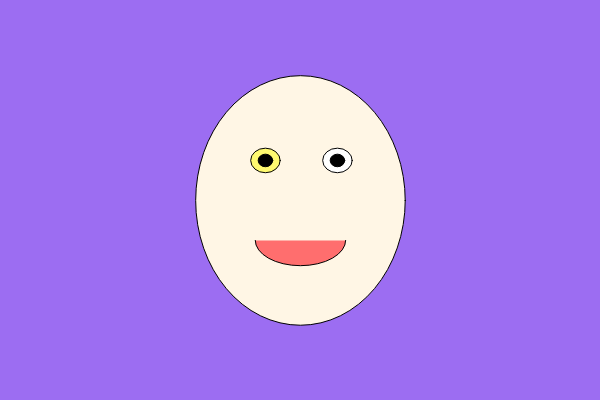
Frame 1 (no input)
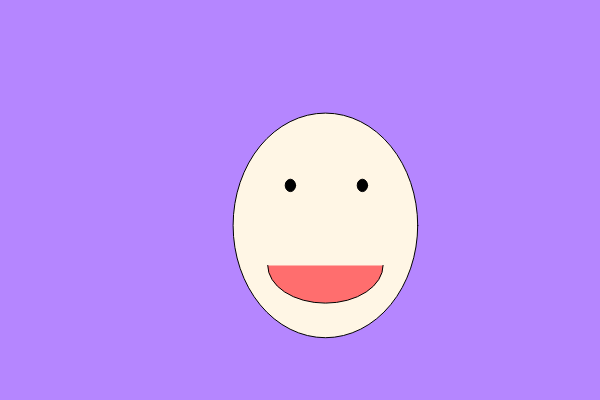
Frame 60 (no input)
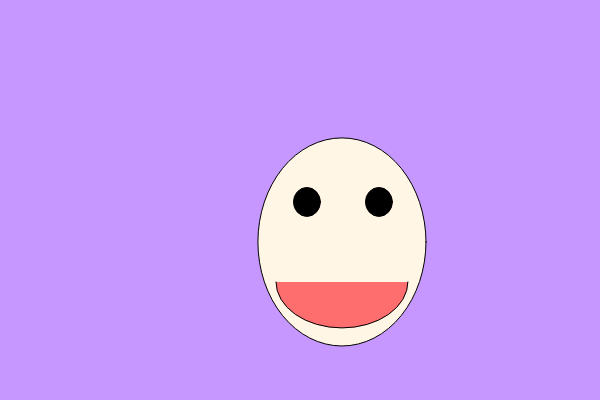
Frame 120 (the mouse pressed at the canvas centre since frame 60)

The p5.js sketch that drew these frames (run headless with seeded random() and noise() and a simulated clock; from frame 60 on, the mouse is pressed at the canvas centre):

// p5.js sketch
// ── sketch.js
function setup() {
  createCanvas(600,400);//Tamany de l'àrea de dibuix
  //El primer número es l'amplada en pixels i el segon número es l'alçada en pixels.
}

function draw() {
  let sinus=sin(frameCount*0.01)*45;
  //sinus es una variable, es un nom que conte numeros que canvien.
  //es a dir una variable numèrica on guardem numeros que provenen 
  //de la funció sinus que genera númers entre -1 i +1.
  // si els numeros de -1 i +1 es transformem en numeros entre-20 i +20, no seràn aleatoris sino que aniràn augmentant i disminuint sempre. Aquesta variable la pus sumar, multiplicar, dividir, o canviar en qualsevol parametre de les funcions següents.
  background(156+sinus, 109+sinus, 242+sinus);//Color del fons del dibuix.
  //El primer numero es el nivell de vermell"r", el segon número es el nivellde verd"g" i el tercer es l'intencitat de blau"B" per tant color RGB en html. Dintre de backgroud o fons.
  fill(255,246,229)//Color de la cara exterior
  //En el cas del fill serà al mateix pero el que fa es omplir de color la figura següent que son dos ellipses.
  ellipse(300+sinus,200+sinus,210-sinus,250-sinus);//Forma de la cara exterior
  //El primer número es la posició x del centre de l'ellipse desde la cantonada superior esquerra que es al "0,0", el segon número es la posició y" o l'alçada del centre de l'ellipsei el tercer numero es l'amplada de ellipse. El quart número  
  fill(255+sinus,250-sinus,250*sinus);//Color blanc dels ulls
 ellipse(265+sinus,160+sinus,30-sinus,25-sinus);//Formade l'ull dret perque x=160
 fill(0,0,0)
  ellipse(265+sinus,160+sinus,15-sinus,13-sinus)
 fill(255, 255, 255)
  ellipse(337+sinus,160+sinus,30-sinus,25-sinus);//Forma de l'ull esquerra perquè x=350
  fill(0,0,0)
  ellipse(337+sinus,160+sinus,15-sinus,13-sinus)
 fill(255,110,110);//Color de la boca
arc(300+sinus,240+sinus,90+sinus,50+sinus,0,PI);//Forma de la boca
}
